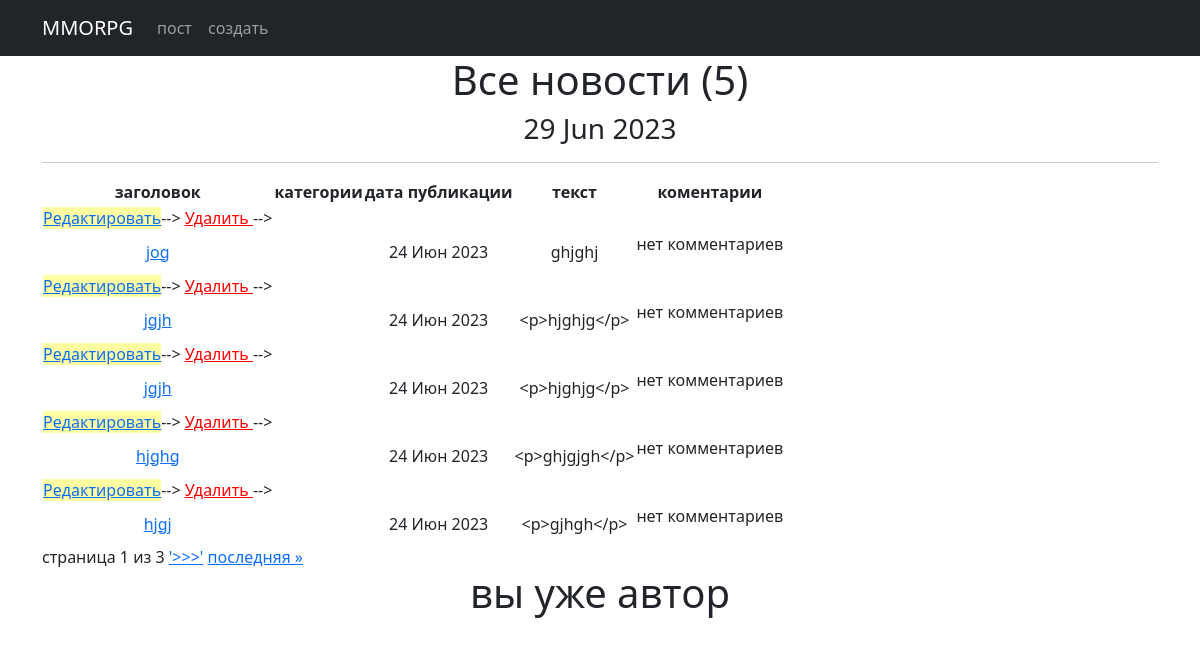
The page /news/ (signed in) on the database its author committed.
### news/models.py (models this page shows, shortened)
class Post(models.Model):
    author_post = models.ForeignKey(Author, on_delete=models.CASCADE)
    post_news = models.CharField(max_length=2, choices=POST, default='PO')
    date_in = models.DateTimeField(auto_now_add=True)
    category = models.ManyToManyField(Category, through='PostCategory')
    title = models.CharField(max_length=50)
    text = RichTextField()
    video_count = models.PositiveIntegerField(default=0)
    image_count = models.PositiveIntegerField(default=0)
    max_video_count = 1
    max_image_count = 3

### news/views.py (the view, shortened to what this page needs)
# urls.py: path('', PostList.as_view()),
class PostList(LoginRequiredMixin, ListView):
    model = Post
    ordering = '-date_in'
    template_name = 'news.html'
    context_object_name = 'post_news'
    paginate_by = 5
    def get_context_data(self,
                         **kwargs):  # забираем отфильтрованные объекты переопределяя метод get_context_data у наследуемого класса
        context = super().get_context_data(**kwargs)
        context['filter'] = PostFilter(self.request.GET, queryset=self.get_queryset())  # вписываем фильтр в контекст
        context['categories'] = Category.objects.all()
        context['form'] = PostForm()
        context['is_not_author'] = not self.request.user.groups.filter(name='authors').exists()
        return context

### news/templatetags/censor.py (called while the page is built)
@register.filter()
def censor(value):
    for words in censored_words:
        if words in value:
            censor_words = f"p{''.join(['*' for words in range(len(words))])}"
            value = value.replace(words, censor_words)
    return value

### news/templatetags/custom_tags.py (called while the page is built)
@register.simple_tag()
def current_time(format_string='%d %b %Y'):
    return datetime.utcnow().strftime(format_string)

### templates/news.html (shortened to what this page needs)
<!DOCTYPE html>
<html lang="en">
<head>
    <title>{% extends 'flatpages/default.html' %}</title>
{% load censor %}
{% load custom_tags %}
{% block content %}
<body>
<h1>Все новости ({{ post_news.count}})</h1>
<h3>{% current_time '%d %b %Y' %}</h3>
<hr>
{% if post_news %}
    <table>
        <thead>
        <tr>
            <th>заголовок</th>
            <th>категории</th>
            <th>дата публикации</th>
            <th>текст</th>
            <th>коментарии</th>
        </tr>
        {% for post in page_obj %}
        <td>
            <a href="{% url 'post_edit' post.id %}"style="background-color:#ffffa1"><u>Редактировать</u></a>-->
            <a href="{% url 'post_delete' post.id %}"style="color:red"><u> Удалить </u></a> -->
        </td>
        <tr>
            <td><a href="{% url 'post_detail' post.id %}">{{ post.title|censor}}</a></td>
            <td>
            </td>
            <td>{{ post.date_in|date:'d M Y'}}</td>
            <td>{{ post.text|censor|truncatechars:20}}</td>
            <td>{% for comment in post.comments.all %}
                <p>{{ comment.text }}</p>
            {% empty %}
                <p>нет комментариев</p>
            {% endfor %}
            </td>
        </tr>
        {% endfor %}
        </thead>
    </table>
    <div class="pagination">
        <span class="step-links">
            <span class="current-page">
                страница {{ page_obj.number }} из {{ page_obj.paginator.num_pages }}
            </span>
            {% if page_obj.has_next %}
                <a href="?page={{ page_obj.next_page_number }}">'>>>'</a>
                <a href="?page={{ page_obj.paginator.num_pages }}">последняя &raquo;</a>
            {% endif %}
        </span>
    </div>
    {% if is_not_author %}
        <button><a href="{% url 'upgrade' %}"> стать автором!</a></button>
    {% else %}
        <h1>вы уже автор</h1>
    {% endif %}
{% else %}
    <h2>новостей нет!</h2>
{% endif %}
{% endblock content %}

### rows shown on the page
Post: title|censor "jog", date_in "24 Июн 2023", text|censor "ghjghj"
Post: title|censor "jgjh", date_in "24 Июн 2023", text|censor "<p>hjghjg</p>"
Post: title|censor "jgjh", date_in "24 Июн 2023", text|censor "<p>hjghjg</p>"
Post: title|censor "hjghg", date_in "24 Июн 2023", text|censor "<p>ghjgjgh</p>"
Post: title|censor "hjgj", date_in "24 Июн 2023", text|censor "<p>gjhgh</p>"

### other values the page prints
{{ post_news.count }} "5"
{{ page_obj.number }} "1"
{{ page_obj.paginator.num_pages }} "3"
